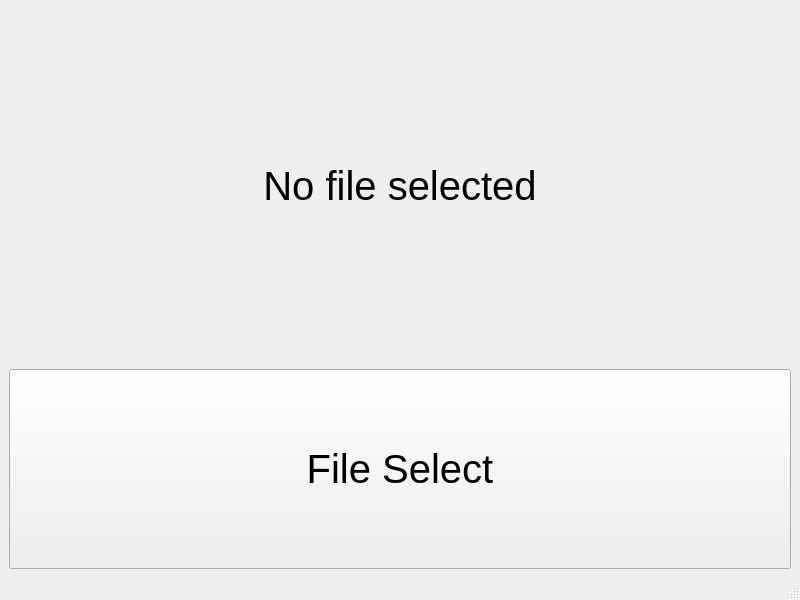
<?xml version="1.0" encoding="UTF-8"?>
<ui version="4.0">
 <class>MainWindow</class>
 <widget class="QMainWindow" name="MainWindow">
  <property name="geometry">
   <rect>
    <x>0</x>
    <y>0</y>
    <width>800</width>
    <height>600</height>
   </rect>
  </property>
  <property name="windowTitle">
   <string>MainWindow</string>
  </property>
  <widget class="QWidget" name="centralwidget">
   <layout class="QVBoxLayout" name="verticalLayout">
    <item>
     <widget class="QLabel" name="label">
      <property name="font">
       <font>
        <pointsize>30</pointsize>
       </font>
      </property>
      <property name="text">
       <string>No file selected</string>
      </property>
      <property name="alignment">
       <set>Qt::AlignmentFlag::AlignCenter</set>
      </property>
     </widget>
    </item>
    <item>
     <widget class="QPushButton" name="pushButton">
      <property name="minimumSize">
       <size>
        <width>0</width>
        <height>200</height>
       </size>
      </property>
      <property name="font">
       <font>
        <pointsize>30</pointsize>
       </font>
      </property>
      <property name="text">
       <string>File Select</string>
      </property>
     </widget>
    </item>
   </layout>
  </widget>
  <widget class="QMenuBar" name="menubar">
   <property name="geometry">
    <rect>
     <x>0</x>
     <y>0</y>
     <width>800</width>
     <height>22</height>
    </rect>
   </property>
  </widget>
  <widget class="QStatusBar" name="statusbar"/>
 </widget>
 <resources/>
 <connections/>
</ui>
